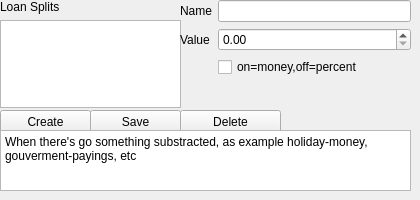
       <widget class="QWidget" name="tab_2">
        <attribute name="title">
         <string>Loan Splits</string>
        </attribute>
        <widget class="QWidget" name="formLayoutWidget_6">
         <property name="geometry">
          <rect>
           <x>0</x>
           <y>0</y>
           <width>181</width>
           <height>108</height>
          </rect>
         </property>
         <layout class="QFormLayout" name="formLayout_6">
          <item row="0" column="0">
           <widget class="QLabel" name="label_20">
            <property name="text">
             <string>Loan Splits</string>
            </property>
           </widget>
          </item>
          <item row="1" column="0" colspan="2">
           <widget class="QListWidget" name="loanSplitList"/>
          </item>
         </layout>
        </widget>
        <widget class="QPushButton" name="createLoanSplit">
         <property name="geometry">
          <rect>
           <x>0</x>
           <y>110</y>
           <width>91</width>
           <height>23</height>
          </rect>
         </property>
         <property name="text">
          <string>Create</string>
         </property>
        </widget>
        <widget class="QPushButton" name="saveLoanSplit">
         <property name="geometry">
          <rect>
           <x>90</x>
           <y>110</y>
           <width>91</width>
           <height>23</height>
          </rect>
         </property>
         <property name="text">
          <string>Save</string>
         </property>
        </widget>
        <widget class="QPushButton" name="deleteLoanSplit">
         <property name="geometry">
          <rect>
           <x>180</x>
           <y>110</y>
           <width>101</width>
           <height>23</height>
          </rect>
         </property>
         <property name="text">
          <string>Delete</string>
         </property>
        </widget>
        <widget class="QWidget" name="formLayoutWidget_8">
         <property name="geometry">
          <rect>
           <x>180</x>
           <y>0</y>
           <width>231</width>
           <height>101</height>
          </rect>
         </property>
         <layout class="QFormLayout" name="formLayout_8">
          <item row="0" column="0">
           <widget class="QLabel" name="label_21">
            <property name="text">
             <string>Name</string>
            </property>
           </widget>
          </item>
          <item row="0" column="1">
           <widget class="QLineEdit" name="loanSplitName"/>
          </item>
          <item row="1" column="0">
           <widget class="QLabel" name="label_22">
            <property name="text">
             <string>Value</string>
            </property>
           </widget>
          </item>
          <item row="1" column="1">
           <widget class="QDoubleSpinBox" name="loanSplitValue">
            <property name="maximum">
             <double>9999.989999999999782</double>
            </property>
           </widget>
          </item>
          <item row="2" column="1">
           <widget class="QCheckBox" name="loanSplitMoney">
            <property name="text">
             <string>on=money,off=percent</string>
            </property>
           </widget>
          </item>
         </layout>
        </widget>
        <widget class="QPlainTextEdit" name="plainTextEdit_4">
         <property name="geometry">
          <rect>
           <x>0</x>
           <y>130</y>
           <width>411</width>
           <height>61</height>
          </rect>
         </property>
         <property name="plainText">
          <string>When there's go something substracted, as example holiday-money, gouverment-payings, etc</string>
         </property>
        </widget>
       </widget>
